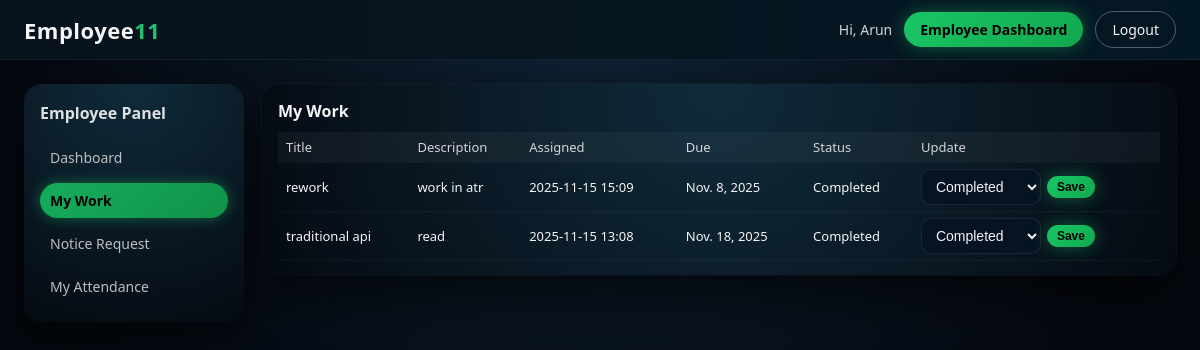
Page /employee/work/ (signed in) on the committed database.
### ems/models.py (models this page shows, shortened)
class WorkAssignment(models.Model):
    STATUS_CHOICES = [
        ('PENDING', 'Pending'),
        ('IN_PROGRESS', 'In Progress'),
        ('COMPLETED', 'Completed'),
    ]
    assigner = models.ForeignKey(User, on_delete=models.SET_NULL, null=True, blank=True, related_name='assigned_works')
    tasker = models.ForeignKey(Employee, on_delete=models.CASCADE, related_name='tasks')
    title = models.CharField(max_length=200)
    description = models.TextField()
    assign_date = models.DateTimeField(auto_now_add=True)
    due_date = models.DateField()
    status = models.CharField(max_length=20, choices=STATUS_CHOICES, default='PENDING')

### ems/views.py (the view, shortened to what this page needs)
# urls.py: path('employee/work/', views.employee_work_list, name='employee_work'),
@login_required
@user_passes_test(is_employee)
def employee_work_list(request):
    employee = request.user.employee
    tasks = employee.tasks.order_by('-assign_date')
    status_choices = WorkAssignment.STATUS_CHOICES
    return render(
        request,
        'employee/employee_work_list.html',
        {'tasks': tasks, 'status_choices': status_choices},
    )

### ems/views.py (called while the page is built)
def is_employee(user):
    return user.is_authenticated and hasattr(user, 'employee') and not user.is_staff

### templates/employee/employee_work_list.html (shortened to what this page needs)
{% extends 'base.html' %}
{% block content %}
<div class="layout">
    <aside class="sidebar">
        <h3 class="sidebar-title">Employee Panel</h3>
        <nav class="sidebar-nav">
            <a href="{% url 'employee_dashboard' %}" class="sidebar-link">Dashboard</a>
            <a href="{% url 'employee_work' %}" class="sidebar-link active">My Work</a>
            <a href="{% url 'notice_request' %}" class="sidebar-link">Notice Request</a>
            <a href="{% url 'employee_attendance' %}" class="sidebar-link">My Attendance</a>
        </nav>
    </aside>
    <section class="content">
        <div class="card">
            <h3 class="card-title">My Work</h3>
            <div class="table-wrapper">
                <table>
                    <thead>
                        <tr>
                            <th>Title</th>
                            <th>Description</th>
                            <th>Assigned</th>
                            <th>Due</th>
                            <th>Status</th>
                            <th>Update</th>
                        </tr>
                    </thead>
                    <tbody>
                        {% for t in tasks %}
                        <tr>
                            <td>{{ t.title }}</td>
                            <td>{{ t.description }}</td>
                            <td>{{ t.assign_date|date:"Y-m-d H:i" }}</td>
                            <td>{{ t.due_date }}</td>
                            <td>{{ t.get_status_display }}</td>
                            <td>
                                <form method="post" style="display:flex; gap:6px; align-items:center;">
                                    <select name="status" style="min-width:120px;">
                                        {% for value,label in status_choices %}
                                            <option value="{{ value }}" {% if t.status == value %}selected{% endif %}>
                                                {{ label }}
                                            </option>
                                        {% endfor %}
                                    </select>
                                    <button type="submit" class="btn btn-small btn-primary">
                                        Save
                                    </button>
                                </form>
                            </td>
                        </tr>
                        {% empty %}
                        <tr><td colspan="6">No work assigned</td></tr>
                        {% endfor %}
                    </tbody>
                </table>
            </div>
        </div>
    </section>
</div>
{% endblock %}

### templates/base.html (shortened to what this page needs)
{% load static %}
<!DOCTYPE html>
<html lang="en">
<head>
    <link rel="stylesheet" href="{% static 'css/style.css' %}">
</head>
<body class="app-bg">
    <header class="top-nav">
        <div class="logo">
            <a href="{% url 'home' %}" style="text-decoration:none;">
                <span class="logo-main">Employee</span><span class="logo-highlight">11</span>
            </a>
        </div>
        <div class="top-nav-right">
            {% if request.user.is_authenticated %}
                <span class="user-label">Hi, {{ request.user.username }}</span>
                {% if request.user.is_staff %}
                    <a href="{% url 'admin_dashboard' %}" class="btn btn-primary">
                        Admin Dashboard
                    </a>
                {% else %}
                    <a href="{% url 'employee_dashboard' %}" class="btn btn-primary">
                        Employee Dashboard
                    </a>
                {% endif %}
                <a href="{% url 'logout' %}" class="btn btn-outline">Logout</a>
            {% endif %}
        </div>
    </header>
    <main class="page-container">
        {% block content %}{% endblock %}
    </main>
</body>
</html>

### static/css/style.css (style rules this page uses)
* { box-sizing: border-box; margin: 0; padding: 0; }
body.app-bg { font-family: system-ui, -apple-system, BlinkMacSystemFont, 'Segoe UI', sans-serif; background: radial-gradient(circle at top, #102437 0, #050911 55%, #020308 100%); color: #f5f5f5; min-height: 100vh; }
a { color: inherit; text-decoration: none; }
.top-nav { height: 60px; padding: 0 24px; display: flex; align-items: center; justify-content: space-between; background: linear-gradient(90deg, #07121c, #041824); border-bottom: 1px solid rgba(255, 255, 255, 0.05); position: sticky; top: 0; z-index: 10; }
.logo { font-weight: 700; font-size: 22px; letter-spacing: 0.5px; }
.logo-main { color: #f5f5f5; }
.logo-highlight { color: #1fc171; }
.top-nav-right { display: flex; align-items: center; gap: 12px; font-size: 14px; }
.user-label { opacity: 0.85; }
.btn { padding: 8px 16px; border-radius: 999px; border: none; font-size: 14px; cursor: pointer; display: inline-flex; align-items: center; justify-content: center; transition: transform 0.1s ease, box-shadow 0.1s ease, background 0.2s ease; white-space: nowrap; }
.btn-primary { background: linear-gradient(135deg, #19c666, #12a84f); color: #000; font-weight: 600; box-shadow: 0 0 18px rgba(25, 198, 102, 0.4); }
.btn-outline { border: 1px solid rgba(255, 255, 255, 0.3); background: transparent; color: #f5f5f5; }
.btn-small { font-size: 12px; padding: 4px 10px; }
.page-container { padding: 24px; }
input, select, textarea { background: rgba(7, 20, 35, 0.95); border-radius: 10px; border: 1px solid rgba(255, 255, 255, 0.08); padding: 8px 10px; color: #f5f5f5; font-size: 14px; outline: none; transition: border 0.2s ease, box-shadow 0.2s ease, background 0.2s ease; }
.layout { display: grid; grid-template-columns: 220px minmax(0, 1fr); gap: 18px; align-items: flex-start; }
.sidebar { background: radial-gradient(circle at top, #102b3a, #050a12); border-radius: 18px; padding: 18px 16px; box-shadow: 0 14px 40px rgba(0, 0, 0, 0.65); position: sticky; top: 80px; max-height: calc(100vh - 100px); }
.sidebar-title { font-size: 16px; margin-bottom: 16px; opacity: 0.9; }
.sidebar-nav { display: flex; flex-direction: column; gap: 8px; font-size: 14px; }
.sidebar-link { padding: 8px 10px; border-radius: 999px; color: #dcdcdc; opacity: 0.85; transition: background 0.15s ease, color 0.15s ease, transform 0.1s ease; }
.sidebar-link.active { background: linear-gradient(135deg, #19c666, #12a84f); color: #000; font-weight: 600; box-shadow: 0 0 14px rgba(25, 198, 102, 0.5); }
.content { display: flex; flex-direction: column; gap: 18px; }
.card { background: radial-gradient(circle at top, #102b3a, #050a12); border-radius: 18px; padding: 16px 16px 14px; box-shadow: 0 0 0 1px rgba(255, 255, 255, 0.03), 0 18px 60px rgba(0, 0, 0, 0.7); }
.card-title { margin-bottom: 10px; font-size: 16px; font-weight: 600; }
.table-wrapper { margin-top: 6px; overflow-x: auto; }
table { width: 100%; border-collapse: collapse; font-size: 13px; }
thead { background: rgba(255, 255, 255, 0.04); }
th, td { padding: 6px 8px; text-align: left; border-bottom: 1px solid rgba(255, 255, 255, 0.04); }
th { font-weight: 500; opacity: 0.85; }

### rows in the picture
WorkAssignment: title "rework", description "work in atr", assign_date "2025-11-15 15:09", due_date "Nov. 8, 2025", status "Completed"
WorkAssignment: title "traditional api", description "read", assign_date "2025-11-15 13:08", due_date "Nov. 18, 2025", status "Completed"

### other values in the picture
{{ request.user.username }} "Arun"
